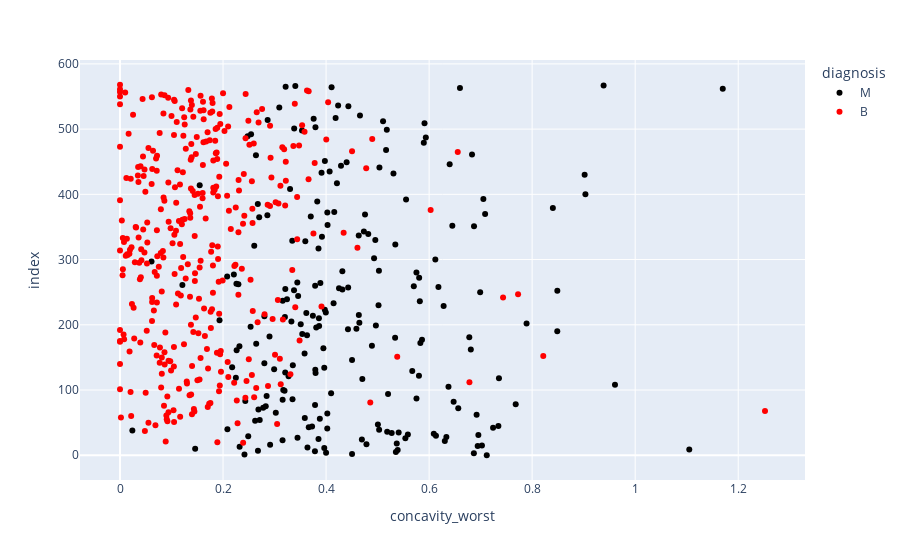

The code cell stored with this chart in its notebook:
### Code cell
px.scatter(data_frame=df,x='concavity_worst',color='diagnosis',color_discrete_sequence=['black','red'])

### Figure 1 — Plotly figure (JSON) as saved in the notebook; plotly's stock layout.template omitted (floating-point values rounded to 4 significant figures; data arrays with more than 128 entries replaced by an {"elided": "..."} marker saying what was removed)
{"data": [{"hovertemplate": "diagnosis=M<br>concavity_worst=%{x}<br>index=%{y}<extra></extra>", "legendgroup": "M", "marker": {"color": "black", "symbol": "circle"}, "mode": "markers", "name": "M", "orientation": "h", "showlegend": true, "type": "scatter", "x": {"elided": "212 float values"}, "xaxis": "x", "y": {"elided": "212 int values"}, "yaxis": "y"}, {"hovertemplate": "diagnosis=B<br>concavity_worst=%{x}<br>index=%{y}<extra></extra>", "legendgroup": "B", "marker": {"color": "red", "symbol": "circle"}, "mode": "markers", "name": "B", "orientation": "h", "showlegend": true, "type": "scatter", "x": {"elided": "357 float values"}, "xaxis": "x", "y": {"elided": "357 int values"}, "yaxis": "y"}], "layout": {"legend": {"title": {"text": "diagnosis"}, "tracegroupgap": 0}, "margin": {"t": 60}, "xaxis": {"anchor": "y", "domain": [0, 1], "title": {"text": "concavity_worst"}}, "yaxis": {"anchor": "x", "domain": [0, 1], "title": {"text": "index"}}}}
